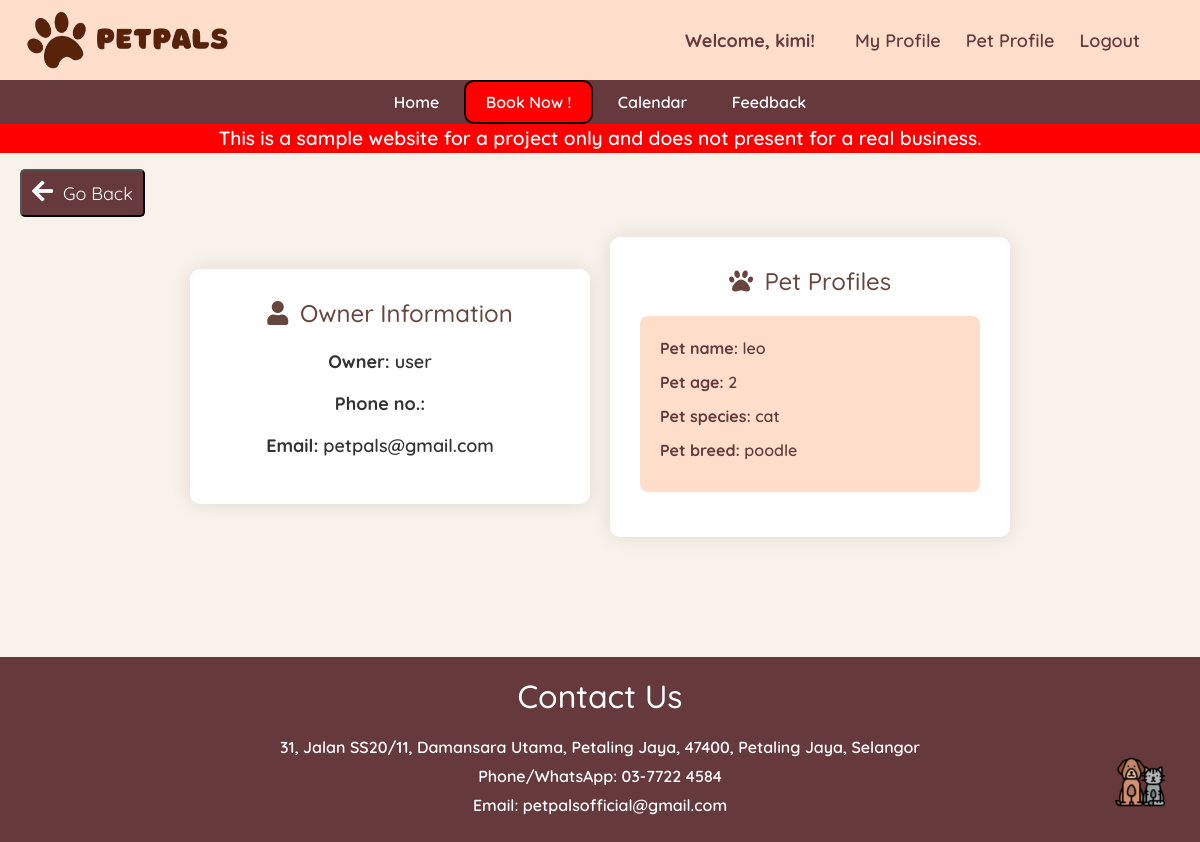
Screenshot of /ownerprofile/137/ (signed in) with the database file from the repository.
### main/models.py (models this page shows, shortened)
class Booking(models.Model):
    owner = models.ForeignKey(Owner, null=True, on_delete=models.CASCADE)
    pet = models.ManyToManyField(Pet)
    room = models.ForeignKey(Room, null=True, on_delete=models.CASCADE)
    date = models.DateField(blank=True, null=True)
    TIME_CHOICES = [
        ('09:00', '9:00'),
        ('10:00', '10:00'),
        ('11:00', '11:00'),
        ('12:00', '12:00'),
        ('14:00', '2:00'),
        ('15:00', '3:00'),
        ('16:00', '4:00'),
        ('17:00', '5:00'),
        ('full_day', 'Full (7:00-19:00)'),
        ('morning', 'Morning (7:00-12:00)'),
        ('noon', 'Noon (13:00-19:00)'),
    ]
    time = models.CharField(max_length=10, choices=TIME_CHOICES, blank=True, null=True)
    SERVICE_CHOICES = [
        ('Hair Grooming', 'Hair Grooming'),
        ('Bath and Dry', 'Bath and Dry'),
        ('Pet Hotel', 'Pet Hotel'),
        ('Pet Daycare', 'Pet Daycare'),
    ]
    service = models.CharField(max_length=50, choices=SERVICE_CHOICES)
    STATUS_CHOICES = [
        ('Ongoing', 'Ongoing'),
        ('Completed', 'Completed'),
        ('Cancelled', 'Cancelled'),
    ]
    status = models.CharField(max_length=20, choices=STATUS_CHOICES, default='Ongoing')
    checkin = models.DateField(null=True, blank=True)
    checkout = models.DateField(null=True, blank=True)

class Owner(models.Model):
    user = models.OneToOneField(User, on_delete=models.CASCADE)
    phone_number = models.CharField(max_length=15, blank=True)
    email = models.EmailField(blank=True)
    def __str__(self):
        return self.user.username

class Pet(models.Model):
    name = models.CharField(max_length=20)
    owner = models.ForeignKey(Owner, null=True, on_delete=models.CASCADE)
    age = models.PositiveBigIntegerField()
    species = models.CharField(max_length=50)
    breed = models.CharField(max_length=50)
    profile_pic = models.ImageField(default="profile.jpg", null=True, blank=True)
    def __str__(self):
        return self.name

### main/views.py (the view)
# urls.py: path('ownerprofile/<int:booking_id>/', views.ownerpf, name='ownerpf'),
def ownerpf(request, booking_id):
    booking = get_object_or_404(Booking, id=booking_id)
    pets = booking.pet.all()
    print(pets)  # Debug output
    return render(request, 'admin_showprofile.html', {'booking': booking, 'pets': pets})

### main/templates/admin_showprofile.html (shortened to what this page needs)
{% extends 'base.html' %}
{% block content %}
<!DOCTYPE html>
<html lang="en">
<head>
    <link rel="stylesheet" href="https://cdnjs.cloudflare.com/ajax/libs/font-awesome/5.15.3/css/all.min.css">
</head>
<body>
<a href="{% url 'admin_dashboard' %}"><button><i class="fas fa-arrow-left"></i> Go Back</button></a>
    <div class="container-wrapper">
        <div class="profile1">
            <h2 class="pf"><i class="fas fa-user"></i> Owner Information</h2>
            <div class="profile-info">
                <p><strong>Owner:</strong> {{ booking.owner }}</p>
                <p><strong>Phone no.:</strong> {{ booking.owner.phone_number }}</p>
                <p><strong>Email:</strong> {{ booking.owner.email }}</p>
            </div>
        </div>
        <div class="bigcontainer">
            <h2 class="pf"><i class="fas fa-paw"></i> Pet Profiles</h2>
            {% for pet in pets %}
            <div class="profile-container">
                <div class="profile-info">
                    <p><strong>Pet name:</strong> {{ pet.name }}</p>
                    <p><strong>Pet age:</strong> {{ pet.age }}</p>
                    <p><strong>Pet species:</strong> {{ pet.species }}</p>
                    <p><strong>Pet breed:</strong> {{ pet.breed }}</p>
                </div>
            </div>
            {% endfor %}
        </div>
    </div>
</html>
{% endblock %}

### main/templates/navbar.html (shortened to what this page needs)
{% load static %}
    <header>
        <img src="{% static 'image/PetPals.png' %}" alt="Pawlogo" width="auto" height="80">
        <div class="profile-bar">
            <div class="profile-info">
                {% if request.user.is_authenticated %}
                    <span>Welcome, {{ request.user }}!</span>
                {% else %}
                    <span>Welcome, Guest!</span>
                {% endif %}
            </div>
                <div class="profile-actions">
                    {% if user.is_authenticated %}
                        <a href="{% url 'profile' %}">My Profile</a>
                        <a href="{% url 'petprofile' %}">Pet Profile</a>
                        <a href="{% url 'logout' %}">Logout</a>
                    {% else %}
                        <a href="{% url 'login' %}">Sign In</a>
                        <a href="{% url 'register' %}">Sign Up</a>
                    {% endif %}
                </div>
        </div>
    </header>
    <nav class="navigation">
        {% if user.is_authenticated %}
        <a href="{% url 'home' %}">Home</a>
        <a href="{% url 'bookingpage' %}" class="book">Book Now !</a>
        <a href="{% url 'calendar' %}">Calendar</a>
        <a href ="{% url 'feedback' %}">Feedback</a>
        {% else %}
        <a href="{% url 'home' %}">Home</a>
        <a href="#services">Services</a>
        {% endif %}
    </nav>

### main/templates/base.html (style rules this page uses)
body { font-family: "Quicksand", sans-serif; font-optical-sizing: auto; font-weight: 600; font-style: normal; margin: 0 !important; padding: 0; background-color: #F9F2EB; display: flex; flex-direction: column; min-height: 100vh; }
h2 { text-align: center; color: #8B4513; margin-bottom: 20px; font-size: xx-large; }
.fas { font-size: 24px; }

### main/templates/navbar.html (style rules this page uses)
header { background-color: rgb(255, 223, 203); padding: 0px; text-align: center; color: rgb(102, 58, 60); display: flex; justify-content: space-between; align-items: center; }
.navigation { background-color:rgb(102,58,60); padding: 10px 0; text-align: center; }
.navigation a { color: white; text-decoration: none; padding: 10px 20px; }
.profile-bar { display: flex; align-items: center; margin-right: 5%; font-size: large; }
.profile-info { margin-right: 20px; }
.profile-info span { font-weight: bold; }
.profile-actions a { color: rgb(102,58,60); text-decoration: none; margin-left: 20px; }
.book { border-radius: 10px; border: 2px solid black; background-color: red; color:white; }

### main/templates/admin_showprofile.html (style rules this page uses)
body { font-family: "Quicksand", sans-serif; background-color: #F9F2EB; margin: 0; padding: 0; }
.container-wrapper { display: flex; justify-content: center; align-items: center; margin-top: 20px; text-align: center; max-width: 100%; padding: 0 20px; }
.profile1, .bigcontainer { width: 400px; margin-bottom: 20px; padding: 30px; background-color: #fff; color: #66463F; border-radius: 10px; box-shadow: 0 0 20px rgba(0, 0, 0, 0.1); }
.profile1 { margin-right: 20px; }
.pf { margin-bottom: 20px; color: #66463F; font-size: 24px; }
.profile-info p { margin-bottom: 15px; font-size: 18px; color: #333; }
.profile-container { background-color: rgb(255,223,203); padding: 20px; border-radius: 8px; margin-bottom: 15px; text-align: left; }
.profile-container p { margin-bottom: 10px; font-size: 16px; color: rgb(102,58,60); }
button { background-color: rgb(102,58,60); color: white; padding: 8px 10px; font-size: 18px; border-radius: 5px; cursor: pointer; transition:0.3s ease; margin-left: 20px; }
a { text-decoration: none; }
.fas { margin-right: 5px; }

### rows the page displays
Booking: owner "user", owner.email "petpals@gmail.com"
Pet: name "leo", age "2", species "cat", breed "poodle"

### other values shown
{{ request.user }} "kimi"
